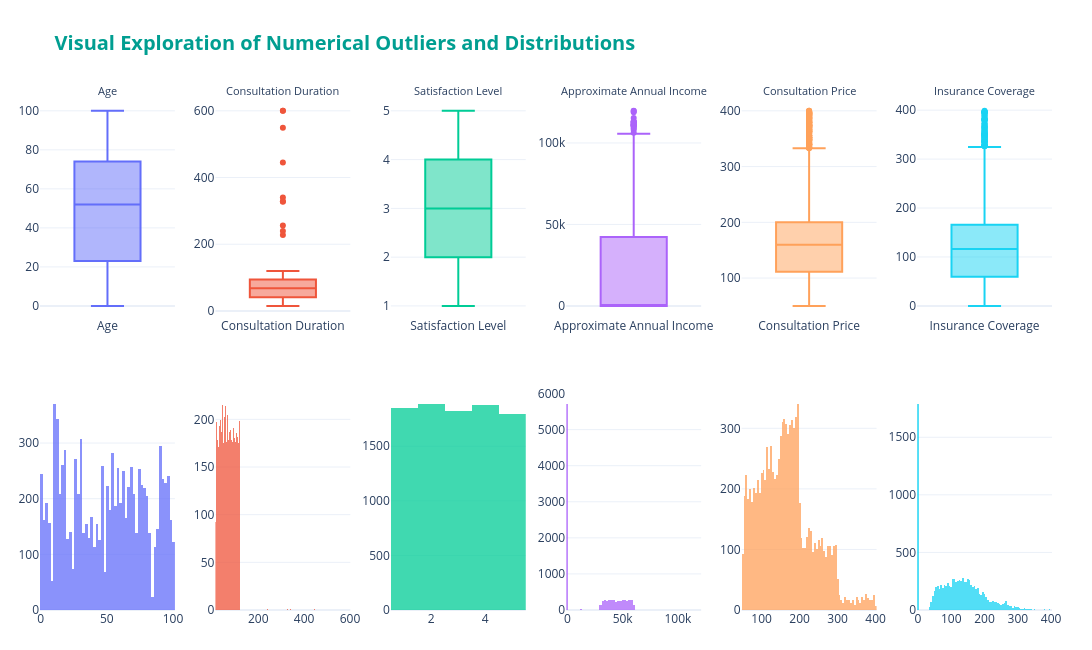

The code cell stored with this chart in its notebook:
### Markdown cell above
The describe table and the boxplots show a few values that are far away from the rest: ages up to 195, prices up to £39,999, incomes up to £12M, durations up to 600 minutes and a rating of 6.

The IQR rule alone is not good to decide what to change. It marks about 2,300 incomes and 241 prices as outliers, but most of them are normal values: many children and students have an income of 0, which makes the distribution very skewed, and the price depends on the department (see below). So we use the IQR as a first look and then check each variable with what is possible in the real world and with the variable description in the project statement.

### Code cell
# 1. Add <br> to break long titles into multiple lines
num_vars = [
    "Age", 
    "Consultation Duration", 
    "Satisfaction Level", 
    "Approximate Annual Income", 
    "Consultation Price", 
    "Insurance Coverage"
]

# Create 2x6 grid: Row 1 = Boxplots, Row 2 = Histograms
fig = make_subplots(
    rows=2, cols=len(num_vars),
    subplot_titles=num_vars,
    vertical_spacing=0.15, # Increased slightly to accommodate 2-line titles
    horizontal_spacing=0.04
)

# Flexible color palette
palette = px.colors.qualitative.Plotly

for i, var in enumerate(num_vars):
    color = palette[i % len(palette)]
    # Remove <br> for the hover info and axis names if preferred, but keeping it is fine
    clean_var = var.replace("<br>", " ") 
    
    # 1. Boxplot (Interactive IQR & Outlier View)
    fig.add_trace(
        go.Box(
            y=df[clean_var].dropna(),
            name=clean_var,
            marker_color=color,
            boxpoints='outliers',
            hovertemplate=f"<b>{clean_var}</b><br>Value: %{{y}}<extra></extra>"
        ),
        row=1, col=i+1
    )
    
    # 2. Histogram (Distribution Density)
    fig.add_trace(
        go.Histogram(
            x=df[clean_var].dropna(),
            name=clean_var,
            marker_color=color,
            opacity=0.75,
            showlegend=False,
            hovertemplate=f"<b>{clean_var}</b><br>Range: %{{x}}<br>Count: %{{y}}<extra></extra>"
        ),
        row=2, col=i+1
    )

# 2. Reduce the font size of the subplot titles
fig.update_annotations(font_size=11)

fig.update_layout(
    title_text="<b>Visual Exploration of Numerical Outliers and Distributions</b>",
    title_font=dict(size=20, color='#009E91'),
    template="plotly_white",
    height=650,
    width=1400, # 3. Explicitly set a larger width to give columns more breathing room
    showlegend=False,
    margin=dict(l=40, r=40, t=100, b=40) # Increased top margin (t=100) for the main title
)

fig.show()

### Figure 1 — Plotly figure (JSON) as saved in the notebook; plotly's stock layout.template omitted (floating-point values rounded to 4 significant figures; data arrays with more than 128 entries replaced by an {"elided": "..."} marker saying what was removed)
{"data": [{"boxpoints": "outliers", "hovertemplate": "<b>Age</b><br>Value: %{y}<extra></extra>", "marker": {"color": "#636EFA"}, "name": "Age", "type": "box", "xaxis": "x", "y": {"elided": "9887 int values"}, "yaxis": "y"}, {"hovertemplate": "<b>Age</b><br>Range: %{x}<br>Count: %{y}<extra></extra>", "marker": {"color": "#636EFA"}, "name": "Age", "opacity": 0.75, "showlegend": false, "type": "histogram", "x": {"elided": "9887 int values"}, "xaxis": "x7", "yaxis": "y7"}, {"boxpoints": "outliers", "hovertemplate": "<b>Consultation Duration</b><br>Value: %{y}<extra></extra>", "marker": {"color": "#EF553B"}, "name": "Consultation Duration", "type": "box", "xaxis": "x2", "y": {"elided": "9943 int values"}, "yaxis": "y2"}, {"hovertemplate": "<b>Consultation Duration</b><br>Range: %{x}<br>Count: %{y}<extra></extra>", "marker": {"color": "#EF553B"}, "name": "Consultation Duration", "opacity": 0.75, "showlegend": false, "type": "histogram", "x": {"elided": "9943 int values"}, "xaxis": "x8", "yaxis": "y8"}, {"boxpoints": "outliers", "hovertemplate": "<b>Satisfaction Level</b><br>Value: %{y}<extra></extra>", "marker": {"color": "#00CC96"}, "name": "Satisfaction Level", "type": "box", "xaxis": "x3", "y": {"elided": "9230 float values"}, "yaxis": "y3"}, {"hovertemplate": "<b>Satisfaction Level</b><br>Range: %{x}<br>Count: %{y}<extra></extra>", "marker": {"color": "#00CC96"}, "name": "Satisfaction Level", "opacity": 0.75, "showlegend": false, "type": "histogram", "x": {"elided": "9230 float values"}, "xaxis": "x9", "yaxis": "y9"}, {"boxpoints": "outliers", "hovertemplate": "<b>Approximate Annual Income</b><br>Value: %{y}<extra></extra>", "marker": {"color": "#AB63FA"}, "name": "Approximate Annual Income", "type": "box", "xaxis": "x4", "y": {"elided": "9841 float values"}, "yaxis": "y4"}, {"hovertemplate": "<b>Approximate Annual Income</b><br>Range: %{x}<br>Count: %{y}<extra></extra>", "marker": {"color": "#AB63FA"}, "name": "Approximate Annual Income", "opacity": 0.75, "showlegend": false, "type": "histogram", "x": {"elided": "9841 float values"}, "xaxis": "x10", "yaxis": "y10"}, {"boxpoints": "outliers", "hovertemplate": "<b>Consultation Price</b><br>Value: %{y}<extra></extra>", "marker": {"color": "#FFA15A"}, "name": "Consultation Price", "type": "box", "xaxis": "x5", "y": {"elided": "9943 float values"}, "yaxis": "y5"}, {"hovertemplate": "<b>Consultation Price</b><br>Range: %{x}<br>Count: %{y}<extra></extra>", "marker": {"color": "#FFA15A"}, "name": "Consultation Price", "opacity": 0.75, "showlegend": false, "type": "histogram", "x": {"elided": "9943 float values"}, "xaxis": "x11", "yaxis": "y11"}, {"boxpoints": "outliers", "hovertemplate": "<b>Insurance Coverage</b><br>Value: %{y}<extra></extra>", "marker": {"color": "#19D3F3"}, "name": "Insurance Coverage", "type": "box", "xaxis": "x6", "y": {"elided": "9894 float values"}, "yaxis": "y6"}, {"hovertemplate": "<b>Insurance Coverage</b><br>Range: %{x}<br>Count: %{y}<extra></extra>", "marker": {"color": "#19D3F3"}, "name": "Insurance Coverage", "opacity": 0.75, "showlegend": false, "type": "histogram", "x": {"elided": "9894 float values"}, "xaxis": "x12", "yaxis": "y12"}], "layout": {"annotations": [{"font": {"size": 11}, "showarrow": false, "text": "Age", "x": 0.06667, "xanchor": "center", "xref": "paper", "y": 1, "yanchor": "bottom", "yref": "paper"}, {"font": {"size": 11}, "showarrow": false, "text": "Consultation Duration", "x": 0.24, "xanchor": "center", "xref": "paper", "y": 1, "yanchor": "bottom", "yref": "paper"}, {"font": {"size": 11}, "showarrow": false, "text": "Satisfaction Level", "x": 0.4133, "xanchor": "center", "xref": "paper", "y": 1, "yanchor": "bottom", "yref": "paper"}, {"font": {"size": 11}, "showarrow": false, "text": "Approximate Annual Income", "x": 0.5867, "xanchor": "center", "xref": "paper", "y": 1, "yanchor": "bottom", "yref": "paper"}, {"font": {"size": 11}, "showarrow": false, "text": "Consultation Price", "x": 0.76, "xanchor": "center", "xref": "paper", "y": 1, "yanchor": "bottom", "yref": "paper"}, {"font": {"size": 11}, "showarrow": false, "text": "Insurance Coverage", "x": 0.9333, "xanchor": "center", "xref": "paper", "y": 1, "yanchor": "bottom", "yref": "paper"}], "height": 650, "margin": {"b": 40, "l": 40, "r": 40, "t": 100}, "showlegend": false, "title": {"font": {"color": "#009E91", "size": 20}, "text": "<b>Visual Exploration of Numerical Outliers and Distributions</b>"}, "width": 1400, "xaxis": {"anchor": "y", "domain": [0, 0.1333]}, "xaxis10": {"anchor": "y10", "domain": [0.52, 0.6533]}, "xaxis11": {"anchor": "y11", "domain": [0.6933, 0.8267]}, "xaxis12": {"anchor": "y12", "domain": [0.8667, 1]}, "xaxis2": {"anchor": "y2", "domain": [0.1733, 0.3067]}, "xaxis3": {"anchor": "y3", "domain": [0.3467, 0.48]}, "xaxis4": {"anchor": "y4", "domain": [0.52, 0.6533]}, "xaxis5": {"anchor": "y5", "domain": [0.6933, 0.8267]}, "xaxis6": {"anchor": "y6", "domain": [0.8667, 1]}, "xaxis7": {"anchor": "y7", "domain": [0, 0.1333]}, "xaxis8": {"anchor": "y8", "domain": [0.1733, 0.3067]}, "xaxis9": {"anchor": "y9", "domain": [0.3467, 0.48]}, "yaxis": {"anchor": "x", "domain": [0.575, 1]}, "yaxis10": {"anchor": "x10", "domain": [0, 0.425]}, "yaxis11": {"anchor": "x11", "domain": [0, 0.425]}, "yaxis12": {"anchor": "x12", "domain": [0, 0.425]}, "yaxis2": {"anchor": "x2", "domain": [0.575, 1]}, "yaxis3": {"anchor": "x3", "domain": [0.575, 1]}, "yaxis4": {"anchor": "x4", "domain": [0.575, 1]}, "yaxis5": {"anchor": "x5", "domain": [0.575, 1]}, "yaxis6": {"anchor": "x6", "domain": [0.575, 1]}, "yaxis7": {"anchor": "x7", "domain": [0, 0.425]}, "yaxis8": {"anchor": "x8", "domain": [0, 0.425]}, "yaxis9": {"anchor": "x9", "domain": [0, 0.425]}}}
